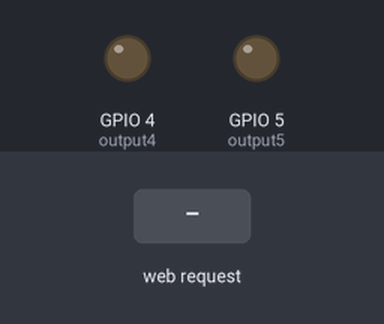
The sketch below on a simulated ESP8266 (NodeMCU). Parts: output pins drawn as LEDs (lit = HIGH). The inputs (shaded band) are chosen by the test bench. WiFi joins after 1.5 s; servers stay silent unless stated; what the sketch prints to the serial monitor is not drawn.

Above: at 2.7 s.
2.8 s: HTTP request GET /5/on received
At 3.5 s:
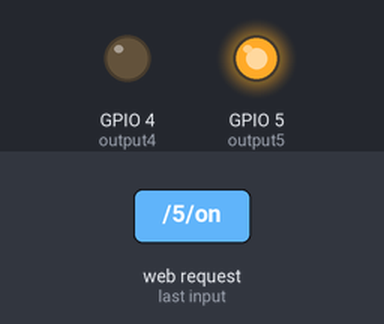
4.3 s: HTTP request GET /4/on received
At 4.6 s:
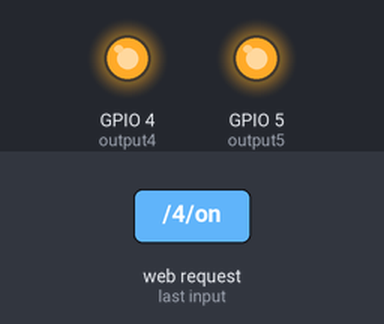
5.8 s: HTTP request GET /5/off received
At 6.9 s:
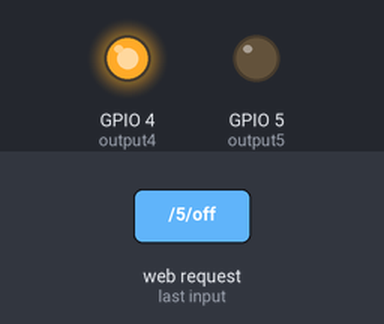
7.3 s: HTTP request GET /4/off received
At 8.1 s:
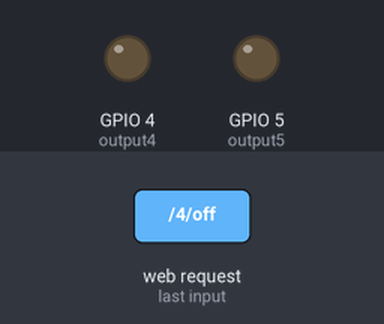
Timing chart, 0 to 9.8 s (numbered marks = the images above; inputs shaded):
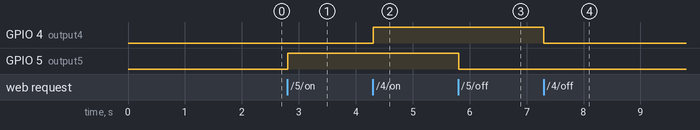

The sketch:

led.ino
```cpp
#include <ESP8266WiFi.h>

const char* ssid="*******";
const char* password="********";

WiFiServer server(5000);

String header;

String output5State="off";
String output4State="off";

const int output5=5;
const int output4=4;

unsigned long currentTime=millis();

unsigned long previousTime=0;

const long timeoutTime=2000;

void setup(){
  Serial.begin(115200);

  pinMode(output5,OUTPUT);
  pinMode(output4,OUTPUT);

  digitalWrite(output5,LOW);
  digitalWrite(output4,LOW);

  Serial.print("Connecting to ");
  Serial.println(ssid);

  WiFi.begin(ssid,password);

  while(WiFi.status()!=WL_CONNECTED)
  {
    delay(500);
    Serial.print(".");
  }
  Serial.println("");
  Serial.println("Wi-Fi connected");
  Serial.println("IP Address:");
  Serial.println(WiFi.localIP());
  server.begin();
}
void loop()
{
  WiFiClient client=server.available();

  if(client)
  {
    Serial.println("New Client.");
    String currentLine="";
    currentTime=millis();
    previousTime=currentTime;
    while(client.connected() && currentTime-previousTime<=timeoutTime){
      currentTime=millis();
      if(client.available())
      {
        char c=client.read();
        Serial.write(c);
        header+=c;
        if(c=='\n'){
          if(currentLine.length()==0){
            client.println("HTTP/1.1 200 OK");
            client.println("Content-type:text/html");
            client.println("Connection:close");
            client.println();

            if(header.indexOf("GET /5/on")>=0){
              Serial.println("GPIO 5 on");
              output5State="on";
              digitalWrite(output5,HIGH);
            }else if(header.indexOf("GET /5/off")>=0){
              Serial.println("GPIO 5 off");
              output5State="off";
              digitalWrite(output5,LOW);
            }else if(header.indexOf("GET /4/on")>=0){
              Serial.println("GPIO 4 on");
              output4State="on";
              digitalWrite(output4,HIGH);
            }else if(header.indexOf("GET /4/off")>=0){
              Serial.println("GPIO 4 off");
              output4State="off";
              digitalWrite(output4,LOW);
            }
            client.println("<!DOCTYPE html><html>");
            client.println("<head><meta name=\"viewport\" content=\"width=device-width, initial-scale=1\">");
            client.println("<style>html{font-family:Helvetica; display:inline-block; margin:0 px auto; text-align:center;}");
            client.println(".button1{background-color:#195B6A; border:none; color:white; padding:16px 40px; font-size:30px; margin:2px; cursor:pointer;}");
            client.println(".button2{background-color:#195B6A; border:none; color:white; padding:16px 40px; font-size:30px; margin:2px; cursor:pointer;}");
            client.println("</style></head>");

            client.println("<body><h1>Home Automation System</h1>");
            client.println("<h2>CSE2006 Team Number:4</h2>");
            client.println("<p>LED-1 State:"+output5State+"</p>");
            if(output5State=="off"){
              client.println("<p><a href=\"/5/on\"><button class=\"button1\">ON</button></a></p>");
            }else{
              client.println("<p><a href=\"/5/off\"><button class=\"button2\">OFF</button></a></p>");
            }

            client.println("<p>LED-2 State:"+output4State+"</p>");
            if(output4State=="off"){
              client.println("<p><a href=\"/4/on\"><button class=\"button1\">ON</button></a></p>");
            }else{
              client.println("<p><a href=\"/4/off\"><button class=\"button2\">OFF</button></a></p>");
            }
            client.println("</body></html>");

            client.println();
            break;

          }else{
            currentLine="";
          }
        }else if(c!='\r'){
          currentLine+=c;
        }
      }
    }
    header="";
    client.stop();
    Serial.println("Client Disconnected");
    Serial.println("");
  }
}
```

Measured:
- after the input at 2.8 s, GPIO 5 (output5): LOW → HIGH at once
- after the input at 4.3 s, GPIO 4 (output4): LOW → HIGH at once
- after the input at 5.8 s, GPIO 5 (output5): HIGH → LOW at once
- after the input at 7.3 s, GPIO 4 (output4): HIGH → LOW at once
